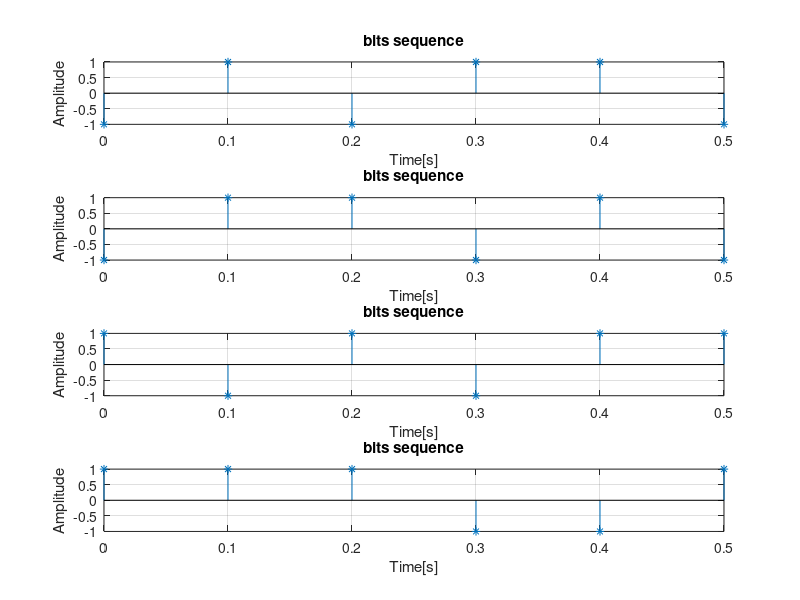
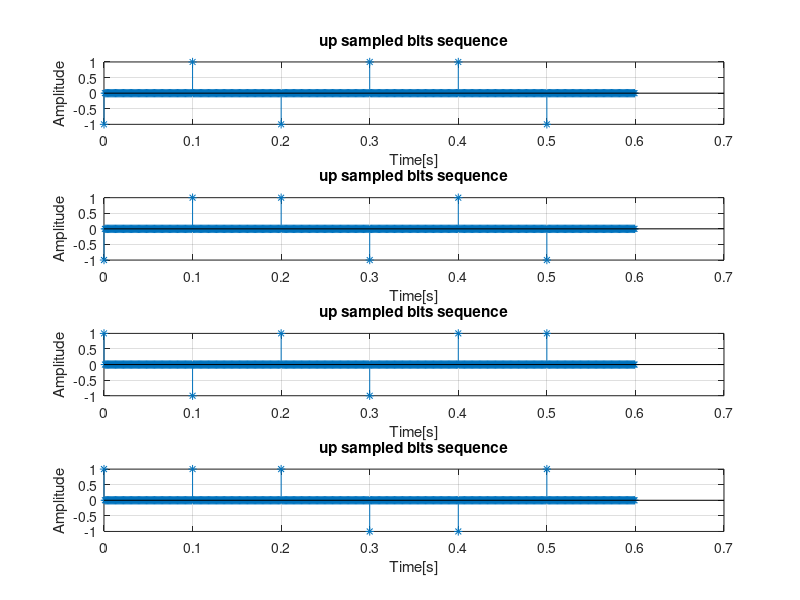
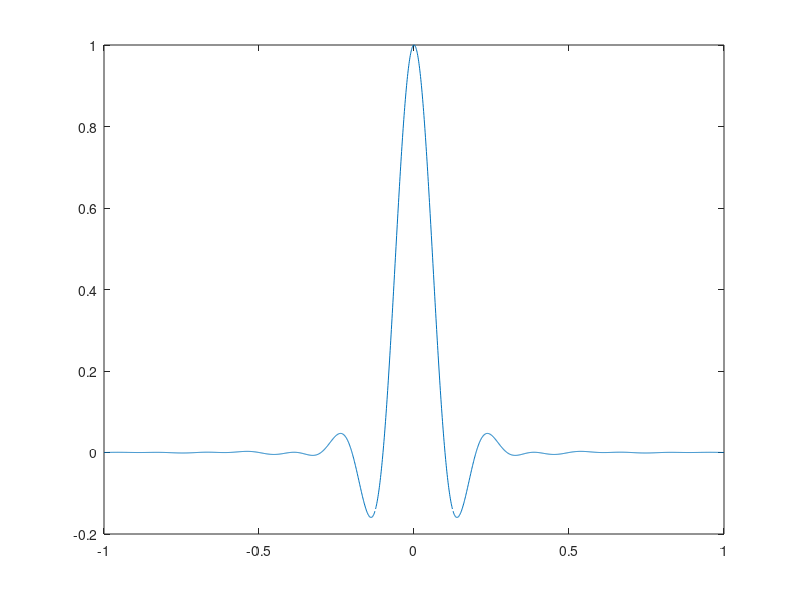
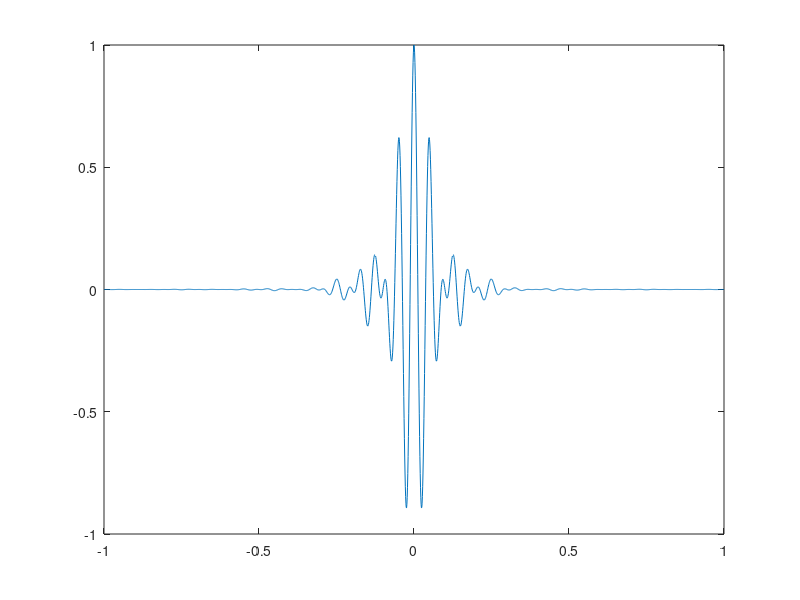

MATLAB code to generate these figures, in order:
%generate random sequences ak  ak = round(rand(10,3))*2 - 1%
clear all

nb_elements= 10; %M
nb_sequences= 3 ; %n

function y = a_generator(nb_elements,nb_sequences)
  y= round(rand(nb_elements,nb_sequences))*2 - 1
end


Tb = 0.1; %period of a bit

M =6 ;%length of the message
N = 4; %number of messages
Beta = 100;
Tn = Tb/Beta %period of sampling

ak = a_generator(M,N);
TIME=0:Tb:((M-1)*Tb) %time axis from 0 to (m-1)*tb with tb step

figure(1) %draw the N random sequences
for i=1:N 
  subplot(N,1,i)
  stem(TIME,ak(:,i),'*')
  title('bits sequence');  
  xlabel('Time[s]');
  ylabel('Amplitude');
  grid on;              
end


function y = upsample(ak,Beta)
  row = size(ak)(1);
  col = size(ak)(2);
  y = zeros(Beta*row,col);
  y(1,:)=ak(1,:);
  for i=2:row
   y(i+(Beta-1)*(i-1),:)=ak(i,:);
  end
 end

upsampledsignal= upsample(ak,Beta)

figure(2) %draw the N random sequences with zeros in between for the upsampling
for i=1:N 
  subplot(N,1,i);
  t=0:Tn:((M*Beta-1)*Tn);
  stem(t,upsampledsignal(:,i),'*');
  title('up sampled bits sequence');
  xlabel('Time[s]');
  ylabel('Amplitude');
  grid on;              
end
%pause;

filterr= rcosfir(0.4,10,Beta,Tb);
L=10;
filter_range = ((-L*Tb):Tn:(L*Tb));

for i=1:N 
  %subplot(N,1,i);
  figure(2+i)
  carrier(i,:) = cos((4*pi*(i-1)/Tb).*filter_range);
  pn = filterr.*carrier(i,:);
  plot(filter_range,pn);  
end

carrier(2,:) = cos((4*pi*1000/Tb)*filter_range);
%carrier(3,:) = cos((4*pi/Tb)*filter_range);
%figure(4)
%plot(filter_range,filterr.*carrier(3,:),filter_range,filterr);

p2 = filterr.*carrier(2,:);
temp(2,:) = upsampledsignal(:,2);
output(2,:)= conv(p2,temp(2,:));
size = columns(output(2,:)) -1;
t =(-Tn*size/2:Tn:Tn*size/2);
output(2,:);
figure(10);
plot(t,output(2,:));
